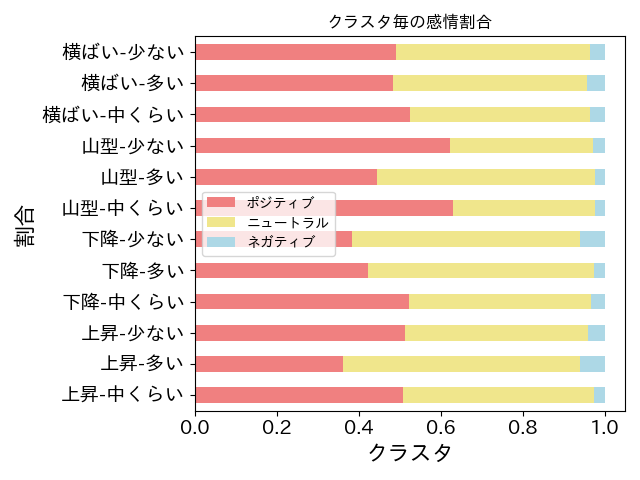

Python code for this plot:
import json
import pandas as pd
import os
from datetime import datetime, timedelta
from dateutil.relativedelta import relativedelta
import glob
import matplotlib.pyplot as plt
import pytz
from matplotlib.font_manager import FontProperties # *日本語対応
import japanize_matplotlib
from matplotlib import rcParams

rcParams['pdf.fonttype'] = 42

def get_title_from_csv(id):
    # CSVファイルを読み込みます
    df = pd.read_csv('/work/n213304/learn/anime_retweet_2/anime_data_updated.csv', index_col=0) # keywords.csvはあなたのファイル名に置き換えてください

    # numberをインデックスとしてキーワードを取得します
    title = df.loc[id, '作品名']

    return title

tweet_emo_dir = 'tweet_emo_weekly_kari'
path = "/work/n213304/learn/anime_retweet_2/anime_class.csv"
df_class = pd.read_csv(path, index_col="id")

df_title = pd.read_csv('/work/n213304/learn/anime_retweet_2/anime_data_updated.csv', index_col=0) # keywords.csvはあなたのファイル名に置き換えてください

mean_tweet_user_cluster_name = {0: "多い", 1: "少ない", 2: "中くらい"}
weekly_tweet_user_cluster_name = {0: "上昇", 1: "下降", 2: "山型", 3: "横ばい"}

anime_tweet_count_list = []

for file_name in os.listdir(tweet_emo_dir):
    if file_name.endswith('.csv'):
        id = os.path.splitext(file_name)[0]
        file_path = os.path.join(tweet_emo_dir, file_name)
        df = pd.read_csv(file_path)
        total_positive = df['positive'].sum()
        total_neutral = df['neutral'].sum()
        total_negative = df['negative'].sum()
        total_tweet = df['tweet_count'].sum()

        # anime_class.csv からのデータを取得
        weekly_tweet_user_clusters = df_class.loc[id, 'weekly_tweet_user_clusters']
        mean_tweet_user_clusters = df_class.loc[id, 'mean_tweet_user_clusters']

        data = {
            'id': id,
            'title': df_title.loc[id, '作品名'],
            'tweet_count': total_tweet,
            'positive': total_positive,
            'neutral': total_neutral,
            'negative': total_negative,
            'weekly_tweet_user_clusters': weekly_tweet_user_cluster_name[weekly_tweet_user_clusters],
            'mean_tweet_user_clusters': mean_tweet_user_cluster_name[mean_tweet_user_clusters]
        }
        anime_tweet_count_list.append(data)

# 全てのデータを結合
combined_df = pd.DataFrame(anime_tweet_count_list)

# アニメ作品全体の感情の合計を計算
total_positive = combined_df['positive'].sum()
total_neutral = combined_df['neutral'].sum()
total_negative = combined_df['negative'].sum()

# 円グラフのプロット
fig, ax = plt.subplots(figsize=(10, 6))
ax.pie(
    [total_positive, total_neutral, total_negative],
    labels=['ポジティブ', 'ニュートラル', 'ネガティブ'],
    colors=['lightcoral', 'khaki', 'lightblue'],
    autopct='%1.1f%%'
)
ax.set_title('アニメ作品全体の感情分析結果', fontsize=20)

# フォントサイズの設定
for text in ax.texts:
    text.set_fontsize(16)

plt.tight_layout()
plt.savefig("./src/analyze/emo_radio_overall.png")
plt.close()

grouped_df = combined_df.groupby(['weekly_tweet_user_clusters', 'mean_tweet_user_clusters'])

# 各グループでポジティブ、ニュートラル、ネガティブの割合を計算
cluster_analysis = grouped_df.agg({
    'positive': 'sum',
    'neutral': 'sum',
    'negative': 'sum',
    'tweet_count': 'sum'
}).apply(lambda x: x / x['tweet_count'], axis=1)

# データフレームのインデックスをリセット（グラフのラベル用）
cluster_analysis = cluster_analysis.reset_index()
cluster_analysis['cluster'] = cluster_analysis['weekly_tweet_user_clusters'] + '-' + cluster_analysis['mean_tweet_user_clusters']


# 積み上げ棒グラフのプロット
cluster_analysis.plot(
    kind='barh', 
    stacked=True, 
    x='cluster',  # 新しい組み合わせた列を使用
    y=['positive', 'neutral', 'negative'],
    color=['lightcoral', 'khaki', 'lightblue']
)

plt.title('クラスタ毎の感情割合')
plt.xlabel('クラスタ', fontsize=16)
plt.ylabel('割合', fontsize=16)
plt.tick_params(axis='both', labelsize=14)
plt.legend(['ポジティブ', 'ニュートラル', 'ネガティブ'])
plt.tight_layout()  # ラベルが画像の外に出ないように調整
plt.savefig("./src/analyze/emo_radio_class.png")
plt.close()


grouped_df = combined_df.groupby(['weekly_tweet_user_clusters'])

# 各グループでポジティブ、ニュートラル、ネガティブの割合を計算
cluster_analysis = grouped_df.agg({
    'positive': 'sum',
    'neutral': 'sum',
    'negative': 'sum',
    'tweet_count': 'sum'
}).apply(lambda x: x / x['tweet_count'], axis=1)

# データフレームのインデックスをリセット（グラフのラベル用）
desired_order = ["上昇", "下降", "山型", "横ばい", ]
cluster_analysis = cluster_analysis.reset_index().set_index('weekly_tweet_user_clusters').loc[desired_order].reset_index()

# 積み上げ棒グラフのプロット
cluster_analysis.plot(
    kind='bar', 
    stacked=True, 
    x='weekly_tweet_user_clusters',  # 新しい組み合わせた列を使用
    y=['positive', 'neutral', 'negative'],
    color=['lightcoral', 'khaki', 'lightblue']
)

# plt.title('クラスタ毎の感情割合')
plt.xlabel('週間ツイートユーザ数の推移傾向', fontsize=18)
plt.xticks(rotation=0)
plt.ylabel('割合', fontsize=18)
plt.tick_params(axis='both', labelsize=18)
plt.legend(['ポジティブ', 'ニュートラル', 'ネガティブ'], fontsize=16)
plt.tight_layout()  # ラベルが画像の外に出ないように調整
plt.savefig("./src/analyze/emo_radio_class_weekly.pdf")
plt.savefig("./src/analyze/emo_radio_class_weekly.png")
plt.close()

grouped_df = combined_df.groupby(['mean_tweet_user_clusters'])

# 各グループでポジティブ、ニュートラル、ネガティブの割合を計算
cluster_analysis = grouped_df.agg({
    'positive': 'sum',
    'neutral': 'sum',
    'negative': 'sum',
    'tweet_count': 'sum'
}).apply(lambda x: x / x['tweet_count'], axis=1)

# データフレームのインデックスをリセット（グラフのラベル用）
desired_order = ["多い", "中くらい", "少ない"]
cluster_analysis = cluster_analysis.reset_index().set_index('mean_tweet_user_clusters').loc[desired_order].reset_index()

# 積み上げ棒グラフのプロット
cluster_analysis.plot(
    kind='bar',  # 垂直バーに変更
    stacked=True,
    x='mean_tweet_user_clusters',  # y軸に設定
    y=['positive', 'neutral', 'negative'],  # x軸に設定
    color=['lightcoral', 'khaki', 'lightblue']
)

# plt.title('クラスタ毎の感情割合')
plt.xlabel('平均週間ツイートユーザ数', fontsize=18)
plt.xticks(rotation=0)
plt.ylabel('割合', fontsize=18)
plt.tick_params(axis='both', labelsize=18)
plt.legend(['ポジティブ', 'ニュートラル', 'ネガティブ'], fontsize=16)
plt.tight_layout()  # ラベルが画像の外に出ないように調整
plt.savefig("./src/analyze/emo_radio_class_mean.pdf")
plt.savefig("./src/analyze/emo_radio_class_mean.png")
plt.close()


combined_df.plot(
    kind='barh', 
    stacked=True, 
    x='title',  # 新しい組み合わせた列を使用
    y=['positive', 'neutral', 'negative'],
    color=['lightcoral', 'khaki', 'lightblue']
)

plt.title('アニメ毎のツイートの感情分類')
plt.xlabel('クラスタ')
plt.ylabel('ツイート数')
# plt.legend(['ポジティブ', 'ニュートラル', 'ネガティブ'])
plt.yticks(fontsize=8)  # y軸のフォントサイズを8に設定
plt.xticks(rotation=0)  # x軸のラベルの角度を0度（水平）に設定
plt.tight_layout()  # ラベルが画像の外に出ないように調整
plt.savefig("./src/analyze/emo_number_title.png")
plt.close()

grouped_df = combined_df.groupby(['title'])

# 各グループでポジティブ、ニュートラル、ネガティブの割合を計算
cluster_analysis = grouped_df.agg({
    'positive': 'sum',
    'neutral': 'sum',
    'negative': 'sum',
    'tweet_count': 'sum'
}).apply(lambda x: x / x['tweet_count'], axis=1)

cluster_analysis = cluster_analysis.reset_index()

plt.figure(figsize=(10, 15))  # グラフのサイズを横10インチ、縦15インチに設定
cluster_analysis.plot(kind='barh', stacked=True, x='title', y=['positive', 'neutral', 'negative'], color=['lightcoral', 'khaki', 'lightblue'])
plt.title('アニメ毎のツイートの感情分類')
plt.xlabel('クラスタ')
plt.ylabel('ツイート数')
# plt.legend(['ポジティブ', 'ニュートラル', 'ネガティブ'])
plt.yticks(fontsize=8)  # y軸のフォントサイズを8に設定
plt.xticks(rotation=0)  # x軸のラベルの角度を0度（水平）に設定
plt.tight_layout()  # レイアウトを調整
plt.savefig("./src/analyze/emo_ratio_title.png")
plt.close()

# クラスタリングごとの感情分析, 円グラフ, サブプロット
grouped_df = combined_df.groupby(['weekly_tweet_user_clusters', 'mean_tweet_user_clusters'])
cluster_analysis = grouped_df.agg({
    'positive': 'sum',
    'neutral': 'sum',
    'negative': 'sum',
    'tweet_count': 'sum'
}).apply(lambda x: x / x['tweet_count'], axis=1)
cluster_analysis = cluster_analysis.reset_index()

# 4×3のグリッドでサブプロットを作成
fig, axes = plt.subplots(3, 4, figsize=(20, 15))

for i in range(3):  # weekly_tweet_user_clusters のクラスタ数
    for j in range(4):  # mean_tweet_user_clusters のクラスタ数
        # クラスタに対応するデータを選択
        cluster_data = cluster_analysis[
            (cluster_analysis['mean_tweet_user_clusters'] == mean_tweet_user_cluster_name[i]) &
            (cluster_analysis['weekly_tweet_user_clusters'] == weekly_tweet_user_cluster_name[j]) 
        ]

        # NaN値を0に置き換え
        pie_data = cluster_data[['positive', 'neutral', 'negative']].sum().fillna(0)

        ax = axes[i, j]
        ax.set_title(f'{mean_tweet_user_cluster_name[i]}-{weekly_tweet_user_cluster_name[j]}', fontsize=24)

        # データの合計が0でないことを確認
        if pie_data.sum() == 0:
            ax.axis("off")
        else:
            # 選択したデータを元に円グラフを描画
            pie_slices, texts, autotexts = ax.pie(
                cluster_data[['positive', 'neutral', 'negative']].sum(), 
                labels=['ポジティブ', 'ニュートラル', 'ネガティブ'], 
                colors=['lightcoral', 'khaki', 'lightblue'], 
                autopct='%1.1f%%'
            )

            # ラベルのフォントサイズを設定
            for text in texts:
                text.set_fontsize(20)

            # パーセンテージのフォントサイズを設定
            for autotext in autotexts:
                autotext.set_fontsize(20)

# グラフ全体のタイトル
# plt.suptitle('各クラスタにおける感情分析結果', fontsize=20)
plt.tight_layout(rect=[0, 0.03, 1, 0.95])  # タイトルのためのスペースを確保
plt.savefig("./src/analyze/emo_radio_class_circle.png")
plt.close()